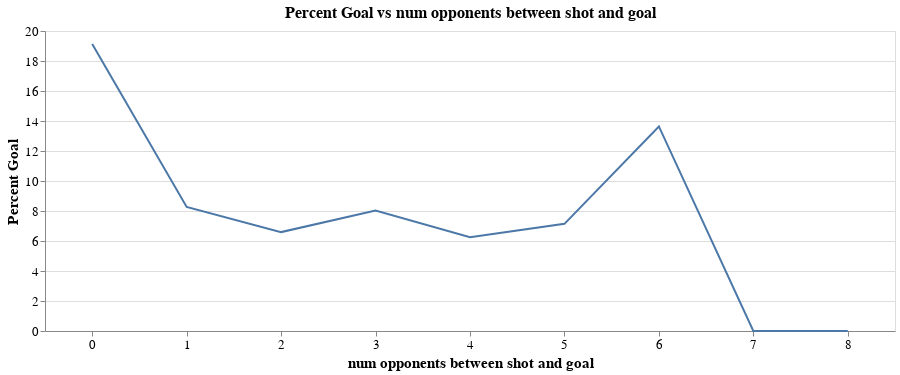

Notebook cell for this chart:
### Markdown cell above
Now we can use our function to plot the desired variables:

### Code cell
plot_percent_goal_vs_attr("num opponents between shot and goal", "line")

### Figure 1 — Vega-Lite specification as saved in the notebook (floating-point values rounded to 4 significant figures)
{"$schema": "https://vega.github.io/schema/vega-lite/v3.4.0.json", "config": {"axis": {"labelFontSize": 13, "titleFontSize": 15}, "mark": {"tooltip": null}, "title": {"fontSize": 16}, "view": {"height": 300, "width": 400}}, "data": {"name": "data-3a8aa2357994a527fb3fb8493c5f8f9d"}, "datasets": {"data-3a8aa2357994a527fb3fb8493c5f8f9d": [{"Goal": 702, "No Goal": 2966, "Percent Goal": 19.14, "num opponents between shot and goal": 0}, {"Goal": 169, "No Goal": 1873, "Percent Goal": 8.272, "num opponents between shot and goal": 1}, {"Goal": 42, "No Goal": 593, "Percent Goal": 6.593, "num opponents between shot and goal": 2}, {"Goal": 22, "No Goal": 249, "Percent Goal": 8.029, "num opponents between shot and goal": 3}, {"Goal": 8, "No Goal": 116, "Percent Goal": 6.25, "num opponents between shot and goal": 4}, {"Goal": 4, "No Goal": 47, "Percent Goal": 7.143, "num opponents between shot and goal": 5}, {"Goal": 3, "No Goal": 13, "Percent Goal": 13.64, "num opponents between shot and goal": 6}, {"Goal": 0, "No Goal": 1, "Percent Goal": 0, "num opponents between shot and goal": 7}, {"Goal": 0, "No Goal": 1, "Percent Goal": 0, "num opponents between shot and goal": 8}]}, "encoding": {"x": {"axis": {"labelAngle": 0, "title": "num opponents between shot and goal"}, "field": "num opponents between shot and goal", "type": "nominal"}, "y": {"axis": {"title": "Percent Goal"}, "field": "Percent Goal", "type": "quantitative"}}, "height": 300, "mark": "line", "title": "Percent Goal vs num opponents between shot and goal", "width": 850}
